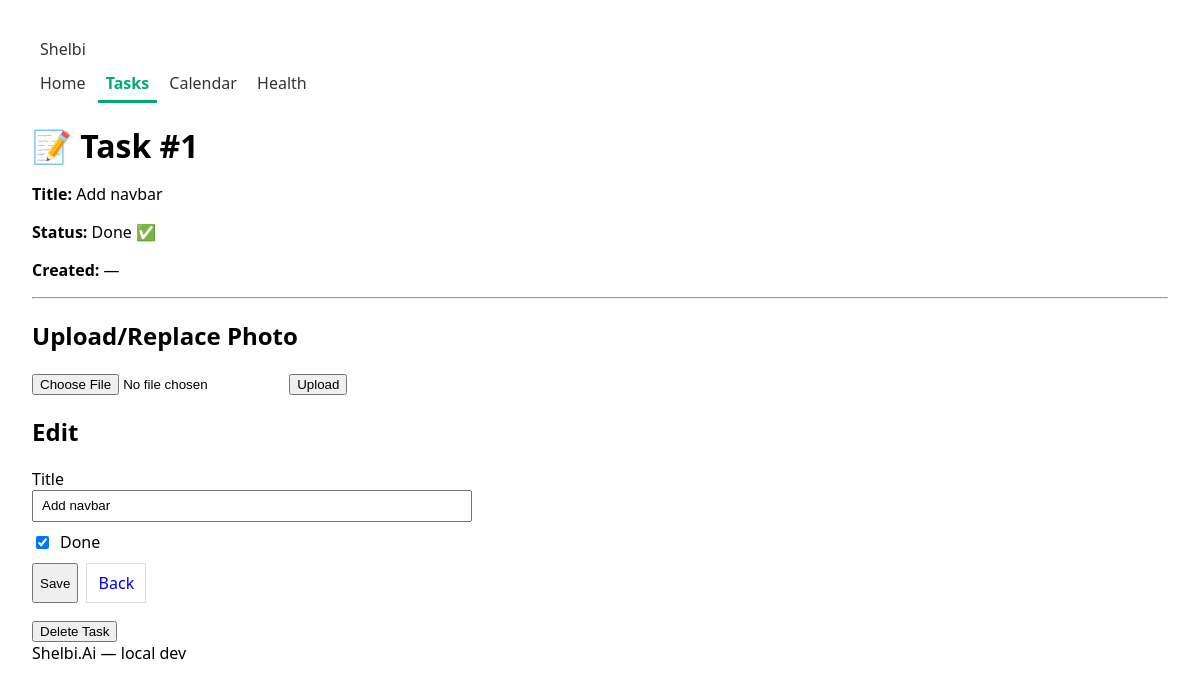
The app's page /tasks/1 with its own data.
### shelbi/models.py (models this page shows)
class Task(db.Model):
    id = db.Column(db.Integer, primary_key=True)
    title = db.Column(db.String(120), nullable=False)
    done = db.Column(db.Boolean, default=False, nullable=False)
    created_at = db.Column(db.DateTime, default=datetime.utcnow, nullable=False)
    photo_path = db.Column(db.String(255), nullable=True)  # e.g. "uploads/task-3-photo.jpg"

### shelbi/routes.py (the view)
@app.route("/tasks/<int:task_id>")
def task_detail(task_id):
    t = Task.query.get_or_404(task_id)
    return render_template("task_detail.html", title=f"Task #{t.id}", task=t)

### shelbi/templates/task_detail.html (shortened to what this page needs)
{% extends "base.html" %}
{% block content %}
  <h1>📝 Task #{{ task.id }}</h1>
  <p><strong>Title:</strong> {{ task.title }}</p>
  <p><strong>Status:</strong> {{ 'Done ✅' if task.done else 'Open ⭕' }}</p>
  <p><strong>Created:</strong> {{ task.created_at or '—' }}</p>
  <hr/>
  <h2>Upload/Replace Photo</h2>
  <form method="post" action="{{ url_for('task_upload', task_id=task.id) }}" enctype="multipart/form-data" style="margin-bottom:1rem;">
    <input type="file" name="photo" accept=".png,.jpg,.jpeg,.gif,.webp" required>
    <button type="submit">Upload</button>
  </form>
  <h2>Edit</h2>
  <form method="post" action="{{ url_for('task_edit', task_id=task.id) }}" style="display:grid;gap:.6rem;max-width:420px;">
    <label>
      Title<br/>
      <input name="title" type="text" value="{{ task.title }}" style="width:100%;padding:.4rem .5rem;">
    </label>
    <label style="display:flex;align-items:center;gap:.5rem;">
      <input name="done" type="checkbox" {% if task.done %}checked{% endif %}> Done
    </label>
    <div style="display:flex;gap:.5rem;">
      <button type="submit">Save</button>
      <a href="{{ url_for('tasks_ui') }}" style="padding:.5rem .7rem;border:1px solid #ddd;text-decoration:none;">Back</a>
    </div>
  </form>
  <form method="post" action="{{ url_for('task_delete_html', task_id=task.id) }}" onsubmit="return confirm('Delete this task?')" style="margin-top:1rem;">
    <button type="submit">Delete Task</button>
  </form>
{% endblock %}

### shelbi/static/style.css (style rules this page uses)
body { font-family: system-ui, Arial, sans-serif; margin: 2rem; }
h1 { margin-bottom: .5rem; }

### records on screen
Task: id "1", title "Add navbar", done "Done ✅", created_at "—", done "☑"
